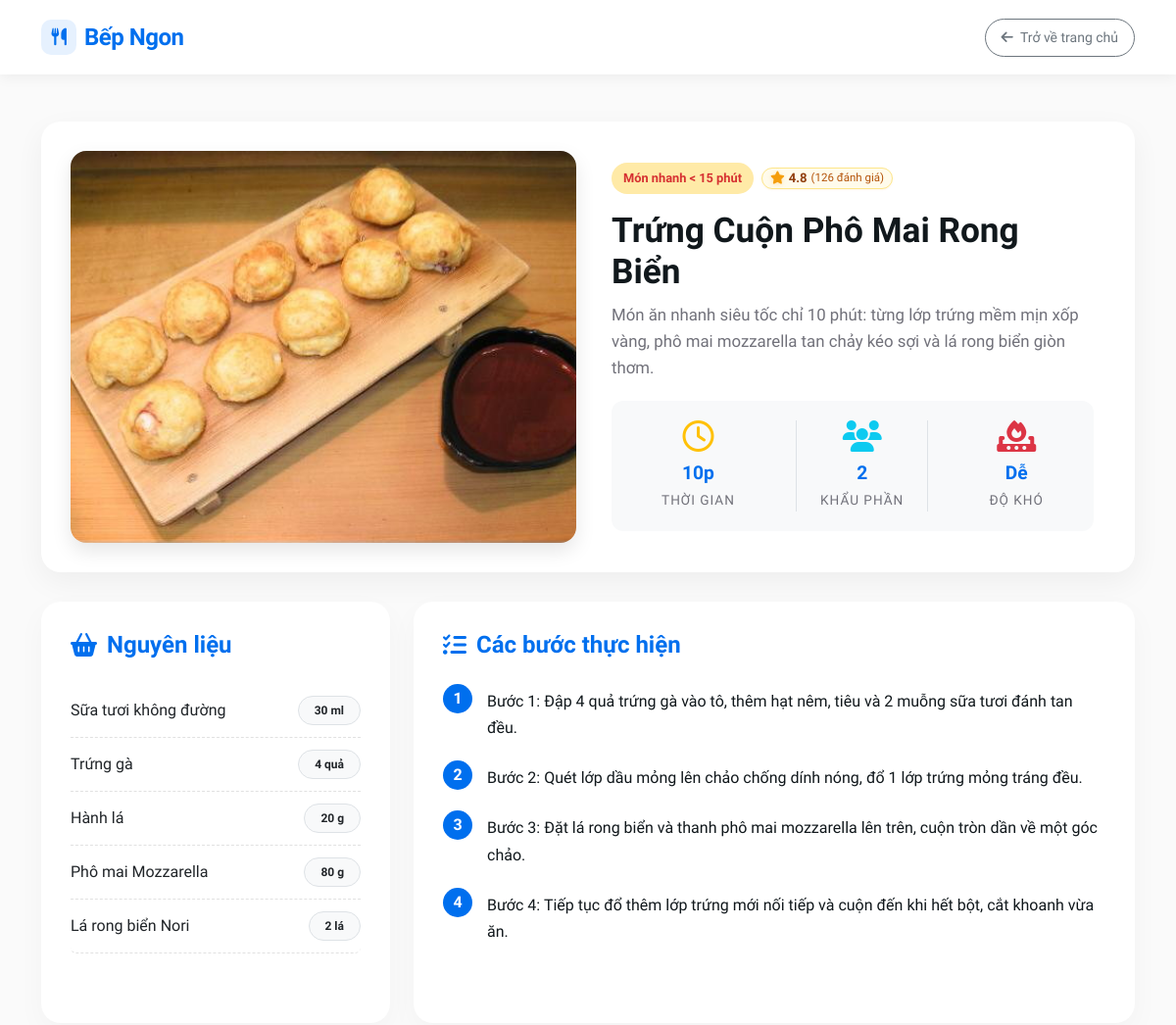
/app/public/recipe.php?id=25 (signed in, upper part), run on an earlier commit of the app's database.
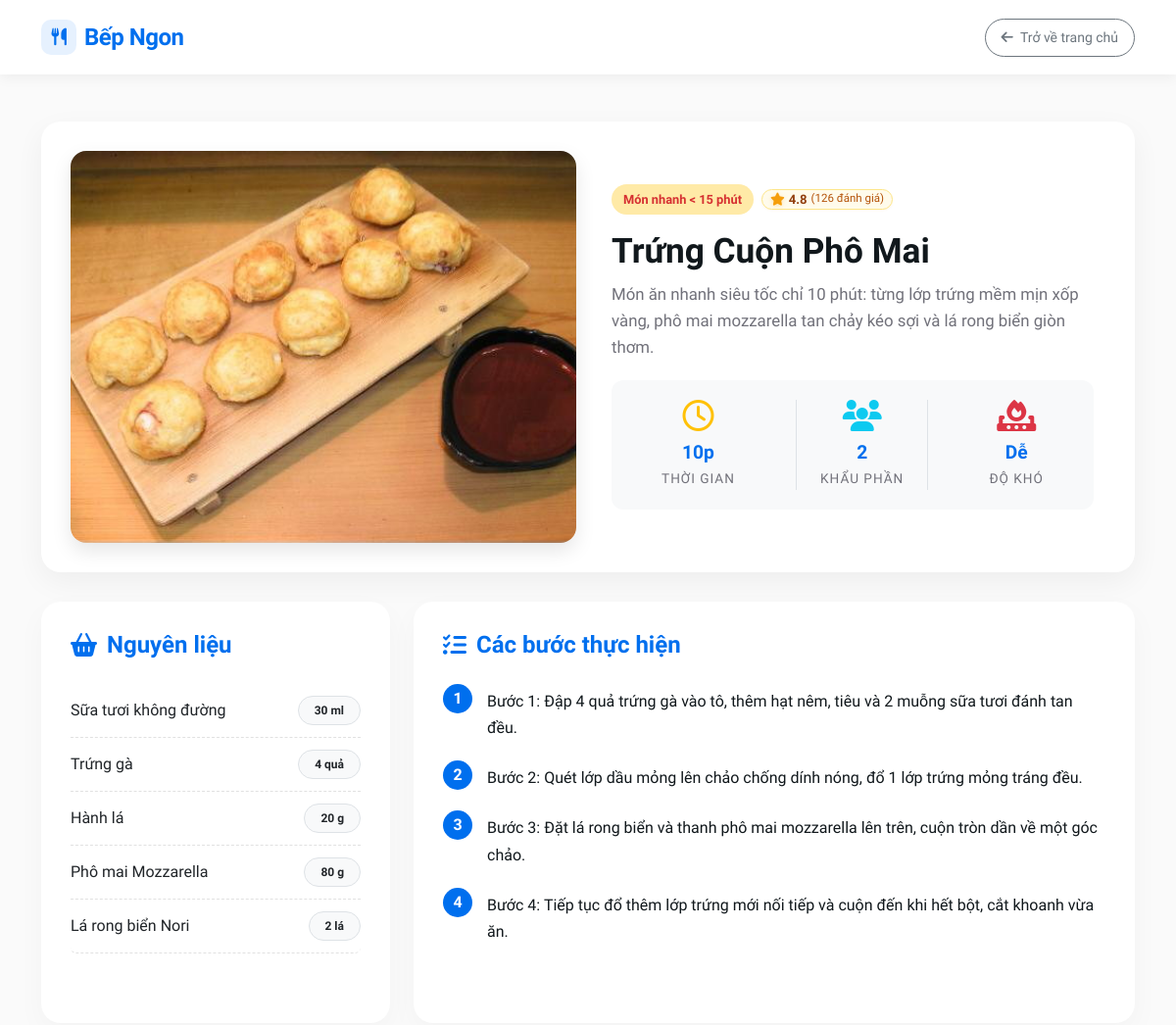
And on a later commit of the database.
### tables this page shows
CREATE TABLE `recipes` (
  `id` int NOT NULL AUTO_INCREMENT,
  `title` varchar(255) NOT NULL,
  `slug` varchar(255) NOT NULL,
  `description` text,
  `image` varchar(255) DEFAULT NULL,
  `cook_time` int DEFAULT NULL,
  `servings` int DEFAULT NULL,
  `difficulty` varchar(50) DEFAULT NULL,
  `category_id` int DEFAULT NULL,
  `instructions` text,
  `created_at` timestamp NULL DEFAULT CURRENT_TIMESTAMP,
  `updated_at` timestamp NULL DEFAULT CURRENT_TIMESTAMP ON UPDATE CURRENT_TIMESTAMP,
  `rating` decimal(2,1) DEFAULT '4.8',
  `rating_count` int DEFAULT '120',
  PRIMARY KEY (`id`),
  UNIQUE KEY `slug` (`slug`),
  KEY `category_id` (`category_id`),
  CONSTRAINT `recipes_ibfk_1` FOREIGN KEY (`category_id`) REFERENCES `categories` (`id`) ON DELETE SET NULL
);

CREATE TABLE `categories` (
  `id` int NOT NULL AUTO_INCREMENT,
  `name` varchar(255) NOT NULL,
  `slug` varchar(255) NOT NULL,
  `description` text,
  PRIMARY KEY (`id`),
  UNIQUE KEY `slug` (`slug`)
);

CREATE TABLE `recipe_ingredients` (
  `recipe_id` int NOT NULL,
  `ingredient_id` int NOT NULL,
  `quantity` varchar(50) DEFAULT NULL,
  `unit` varchar(50) DEFAULT NULL,
  PRIMARY KEY (`recipe_id`,`ingredient_id`),
  KEY `ingredient_id` (`ingredient_id`),
  CONSTRAINT `recipe_ingredients_ibfk_1` FOREIGN KEY (`recipe_id`) REFERENCES `recipes` (`id`) ON DELETE CASCADE,
  CONSTRAINT `recipe_ingredients_ibfk_2` FOREIGN KEY (`ingredient_id`) REFERENCES `ingredients` (`id`) ON DELETE CASCADE
);

CREATE TABLE `ingredients` (
  `id` int NOT NULL AUTO_INCREMENT,
  `name` varchar(255) NOT NULL,
  PRIMARY KEY (`id`),
  UNIQUE KEY `name` (`name`)
);

### app/public/recipe.php (the view, shortened to what this page needs)
<?php
require_once __DIR__ . '/../src/db.php';
$id = isset($_GET['id']) ? (int)$_GET['id'] : 0;
$stmt = $pdo->prepare("SELECT r.*, c.name as category_name FROM recipes r LEFT JOIN categories c ON r.category_id = c.id WHERE r.id = ?");
$stmt->execute([$id]);
$recipe = $stmt->fetch();
$stmtIng = $pdo->prepare("SELECT i.name, ri.quantity, ri.unit FROM recipe_ingredients ri JOIN ingredients i ON ri.ingredient_id = i.id WHERE ri.recipe_id = ?");
$stmtIng->execute([$id]);
$ingredients = $stmtIng->fetchAll();
?>
<!DOCTYPE html>
<html lang="vi">
<head>
    <link href="https://cdn.jsdelivr.net/npm/bootstrap@5.3.0/dist/css/bootstrap.min.css" rel="stylesheet">
    <link rel="stylesheet" href="https://cdnjs.cloudflare.com/ajax/libs/font-awesome/6.4.0/css/all.min.css">
    <link rel="stylesheet" href="css/style.css">
</head>
<body>
    <nav class="navbar navbar-expand-lg navbar-light sticky-top">
        <div class="container">
            <a class="navbar-brand d-flex align-items-center gap-2" href="index.php">
                <span class="brand-icon-box"><i class="fa-solid fa-utensils"></i></span>
                <span>Bếp Ngon</span>
            </a>
            <div class="ms-auto d-flex align-items-center gap-2">
                <a href="index.php" class="btn btn-outline-secondary btn-sm rounded-pill px-3 py-2"><i class="fa-solid fa-arrow-left me-1"></i> Trở về trang chủ</a>
            </div>
        </div>
    </nav>
    <div class="container my-5">
        <div class="detail-header">
            <div class="row align-items-center">
                <div class="col-lg-6 mb-4 mb-lg-0">
                    <?php if($recipe['image']): ?>
                        <img src="<?= htmlspecialchars($recipe['image']) ?>" class="detail-img" alt="<?= htmlspecialchars($recipe['title']) ?>">
                    <?php else: ?>
                        <img src="https://via.placeholder.com/600x400.png?text=Bếp+Ngon" class="detail-img" alt="No image">
                    <?php endif; ?>
                </div>
                <div class="col-lg-6 px-lg-4">
                    <?php
                    $score = !empty($recipe['rating']) ? (float)$recipe['rating'] : round(4.5 + (($recipe['id'] * 7) % 6) * 0.1, 1);
                    $reviews = !empty($recipe['rating_count']) ? (int)$recipe['rating_count'] : (int)($recipe['id'] * 23 + 47);
                    ?>
                    <div class="d-flex align-items-center gap-2 mb-3">
                        <span class="badge-category m-0"><?= htmlspecialchars($recipe['category_name'] ?? 'Món chính') ?></span>
                        <div class="heroui-rating-badge" title="Đánh giá chất lượng: <?= number_format($score, 1) ?> / 5 sao (<?= $reviews ?> đánh giá)">
                            <i class="fa-solid fa-star star-icon"></i>
                            <span class="rating-num"><?= number_format($score, 1) ?></span>
                            <span class="rating-reviews">(<?= $reviews ?> đánh giá)</span>
                        </div>
                    </div>
                    <h1 class="recipe-title" style="font-size: 2.2rem;"><?= htmlspecialchars($recipe['title']) ?></h1>
                    <p class="recipe-desc" style="font-size: 1.05rem;"><?= htmlspecialchars($recipe['description']) ?></p>
                    <div class="detail-meta-box">
                        <div class="meta-box-item">
                            <i class="fa-regular fa-clock fa-2x mb-2 text-warning"></i>
                            <strong><?= $recipe['cook_time'] ?>p</strong>
                            <span>Thời gian</span>
                        </div>
                        <div class="meta-box-item border-start border-end px-4">
                            <i class="fa-solid fa-users fa-2x mb-2 text-info"></i>
                            <strong><?= $recipe['servings'] ?></strong>
                            <span>Khẩu phần</span>
                        </div>
                        <div class="meta-box-item">
                            <i class="fa-solid fa-fire-burner fa-2x mb-2 text-danger"></i>
                            <strong><?= htmlspecialchars($recipe['difficulty']) ?></strong>
                            <span>Độ khó</span>
                        </div>
                    </div>
                </div>
            </div>
        </div>
        <div class="row g-4 mb-5">
            <div class="col-lg-4">
                <div class="content-card h-100">
                    <h4 class="content-title"><i class="fa-solid fa-basket-shopping"></i> Nguyên liệu</h4>
                    <ul class="list-group ingredient-list">
                        <?php if(count($ingredients) > 0): ?>
                            <?php foreach($ingredients as $ing): ?>
                                <li class="list-group-item d-flex justify-content-between align-items-center">
                                    <span><?= htmlspecialchars($ing['name']) ?></span>
                                    <span class="badge bg-light text-dark border fw-bold px-3 py-2 rounded-pill">
                                        <?= htmlspecialchars($ing['quantity'] . ' ' . $ing['unit']) ?>
                                    </span>
                                </li>
                            <?php endforeach; ?>
                        <?php else: ?>
                            <li class="list-group-item text-muted">Chưa có thông tin nguyên liệu chi tiết.</li>
                        <?php endif; ?>
                    </ul>
                </div>
            </div>
            <div class="col-lg-8">
                <div class="content-card h-100">
                    <h4 class="content-title"><i class="fa-solid fa-list-check"></i> Các bước thực hiện</h4>
                    <div class="instructions-wrapper mt-4">
                        <?php
                            $instructions = explode("\n", $recipe['instructions']);
                            $stepNum = 1;
                            foreach($instructions as $step) {
                                if(trim($step) !== '') {
                                    echo '<div class="instruction-step">';
                                    echo '<div class="step-number">' . $stepNum . '</div>';
                                    echo '<div class="step-text">' . nl2br(htmlspecialchars(trim($step))) . '</div>';
                                    echo '</div>';
                                    $stepNum++;
                                }
                            }
                        ?>
                    </div>
                </div>
            </div>
        </div>
    </div>
</body>
</html>

### app/public/css/style.css (style rules this page uses)
:root { --primary-color: #006FEE; --primary-hover: #005bc4; --primary-focus: #0050ad; --primary-50: #e6f1fe; --primary-100: #cce3fd; --secondary-color: #7828C8; --success-color: #17C964; --warning-color: #F5A524; --danger-color: #F31260; --text-main: #11181C; --text-muted: #71717A; --bg-color: #FAFAFA; --card-bg: #FFFFFF; --content2: #F4F4F5; --content3: #E4E4E7; --border-color: #E4E4E7; --radius-sm: 8px; --radius-md: 12px; --radius-lg: 16px; --radius-xl: 20px; --radius-full: 9999px; --shadow-sm: 0 1px 2px 0 rgba(0, 0, 0, 0.05); --shadow-md: 0 4px 14px 0 rgba(0, 0, 0, 0.08); --shadow-lg: 0 10px 25px -5px rgba(0, 0, 0, 0.08), 0 8px 10px -6px rgba(0, 0, 0, 0.04); }
body, button, input, select, textarea, h1, h2, h3, h4, h5, h6, p, span, a, label { font-family: 'Plus Jakarta Sans', -apple-system, BlinkMacSystemFont, "Segoe UI", Roboto, sans-serif !important; }
body { background-color: var(--bg-color); color: var(--text-main); -webkit-font-smoothing: antialiased; }
.navbar { background-color: #ffffff; box-shadow: 0 4px 12px rgba(0,0,0,0.05); padding: 15px 0; }
.navbar-brand { font-weight: 700; color: var(--primary-color) !important; font-size: 1.5rem; letter-spacing: -0.5px; }
.badge-category { background-color: #ffeaa7; color: #d63031; padding: 6px 12px; border-radius: 20px; font-size: 0.8rem; font-weight: 600; margin-bottom: 12px; display: inline-block; }
.recipe-title { font-weight: 700; font-size: 1.25rem; margin-bottom: 10px; color: var(--text-main); }
.recipe-desc { color: var(--text-muted); font-size: 0.9rem; line-height: 1.6; margin-bottom: 20px; }
.detail-header { background: white; border-radius: 20px; padding: 30px; box-shadow: 0 10px 30px rgba(0,0,0,0.05); margin-bottom: 30px; }
.detail-img { width: 100%; height: 400px; object-fit: cover; border-radius: 16px; box-shadow: 0 8px 20px rgba(0,0,0,0.1); }
.detail-meta-box { background: #f8f9fa; border-radius: 12px; padding: 20px; margin-top: 20px; display: flex; justify-content: space-around; text-align: center; }
.meta-box-item strong { display: block; font-size: 1.2rem; color: var(--primary-color); }
.meta-box-item span { font-size: 0.85rem; color: var(--text-muted); text-transform: uppercase; letter-spacing: 1px; }
.content-card { background: white; border-radius: 20px; padding: 30px; box-shadow: 0 10px 30px rgba(0,0,0,0.03); margin-bottom: 30px; }
.content-title { font-weight: 700; color: var(--primary-color); margin-bottom: 25px; display: flex; align-items: center; gap: 10px; }
.ingredient-list .list-group-item { border: none; border-bottom: 1px dashed #e1e1e1; padding: 12px 0; background: transparent; }
.instruction-step { display: flex; margin-bottom: 20px; }
.step-number { background: var(--primary-color); color: white; width: 30px; height: 30px; border-radius: 50%; display: flex; align-items: center; justify-content: center; font-weight: 700; flex-shrink: 0; margin-right: 15px; }
.step-text { padding-top: 4px; line-height: 1.7; }
.heroui-rating-badge { display: inline-flex; align-items: center; gap: 4px; background: #FFFBEB; border: 1px solid #FDE68A; padding: 3px 8px; border-radius: var(--radius-full); box-shadow: 0 1px 2px rgba(245, 158, 11, 0.08); transition: all 0.2s ease; font-size: 0.8rem; line-height: 1; }
.heroui-rating-badge .star-icon { color: #F59E0B; font-size: 0.82rem; filter: drop-shadow(0 1px 2px rgba(245, 158, 11, 0.25)); }
.heroui-rating-badge .rating-num { font-weight: 700; font-size: 0.82rem; color: #92400E; }
.heroui-rating-badge .rating-reviews { font-size: 0.72rem; color: #B45309; font-weight: 500; }
.brand-icon-box { width: 36px; height: 36px; background: var(--primary-50); color: var(--primary-color); border-radius: 10px; display: inline-flex; align-items: center; justify-content: center; font-size: 1.1rem; }

What changed in the data, as far as the page shows it:
changed recipes "Dễ": title "Trứng Cuộn Phô Mai Rong Biển" → "Trứng Cuộn Phô Mai"
